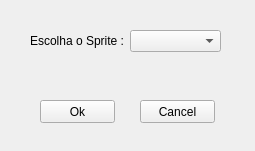
<?xml version="1.0" encoding="UTF-8"?>
<ui version="4.0">
 <class>cOpenProjectWindow</class>
 <widget class="QWidget" name="cOpenProjectWindow">
  <property name="geometry">
   <rect>
    <x>0</x>
    <y>0</y>
    <width>255</width>
    <height>151</height>
   </rect>
  </property>
  <property name="windowTitle">
   <string>Form</string>
  </property>
  <widget class="QLabel" name="lbl_sprite">
   <property name="geometry">
    <rect>
     <x>30</x>
     <y>30</y>
     <width>101</width>
     <height>21</height>
    </rect>
   </property>
   <property name="text">
    <string>Escolha o Sprite :</string>
   </property>
  </widget>
  <widget class="QComboBox" name="cb_sprite">
   <property name="geometry">
    <rect>
     <x>130</x>
     <y>30</y>
     <width>91</width>
     <height>22</height>
    </rect>
   </property>
  </widget>
  <widget class="QPushButton" name="btn_ok">
   <property name="geometry">
    <rect>
     <x>40</x>
     <y>100</y>
     <width>75</width>
     <height>23</height>
    </rect>
   </property>
   <property name="text">
    <string>Ok</string>
   </property>
  </widget>
  <widget class="QPushButton" name="btn_cancel">
   <property name="geometry">
    <rect>
     <x>140</x>
     <y>100</y>
     <width>75</width>
     <height>23</height>
    </rect>
   </property>
   <property name="text">
    <string>Cancel</string>
   </property>
  </widget>
 </widget>
 <resources/>
 <connections/>
</ui>
